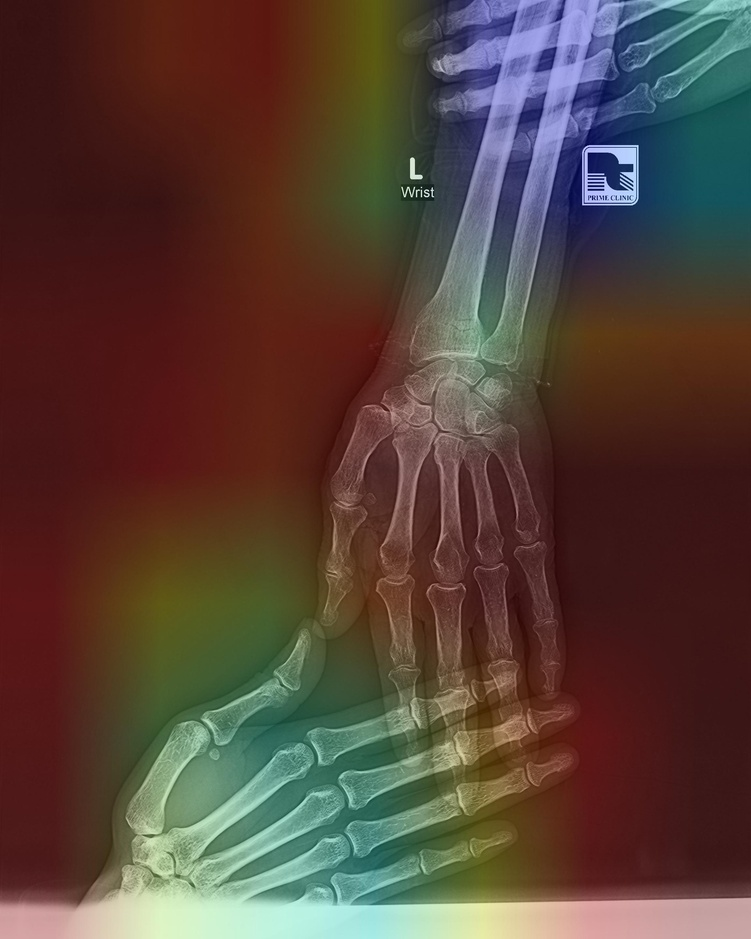
#> input picture server/test_heatmap.jpg, 751 x 939 px, shrunk from 2304 x 2880 before the run
$ python -i preprocessing.py   (imports and definitions only)
#> lines starting #> are read from the running program, lines starting #| are printed output that depends on the picture
import cv2
import numpy as np
from PIL import Image
import os

class PreprocessingPipeline:
    @staticmethod
    def process_image(image_path, output_path):
        """
        Applies medical-grade preprocessing to an image:
        1. Normalization
        2. Contrast Enhancement (CLAHE)
        3. Noise Reduction
        """
#> called with image_path = '../test_heatmap.jpg', output_path = 'out.png'
        # Load image
        img = cv2.imread(image_path, cv2.IMREAD_GRAYSCALE)
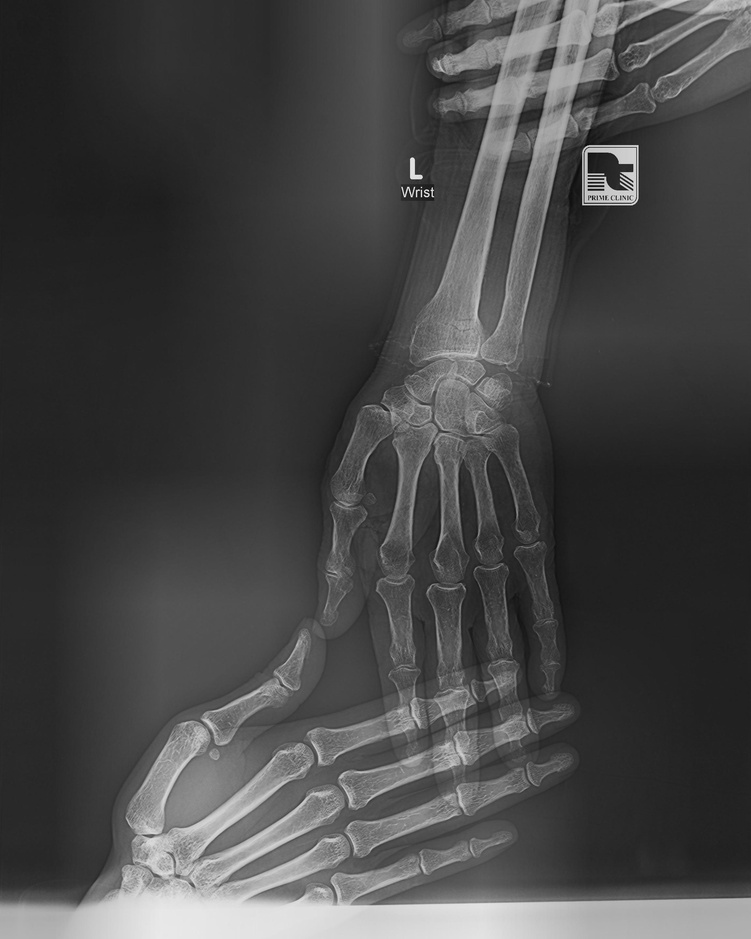
#> img: shape (939, 751); min 0, max 245, mean 70.9
        if img is None:
            raise ValueError("Image not found or invalid format")

        # 1. Normalization (Linear scaling)
        normalized_img = cv2.normalize(img, None, 0, 255, cv2.NORM_MINMAX)

        # 2. Contrast Enhancement (CLAHE)
        # Contrast Limited Adaptive Histogram Equalization is standard for medical imaging
        clahe = cv2.createCLAHE(clipLimit=2.0, tileGridSize=(8, 8))
        contrast_img = clahe.apply(normalized_img)
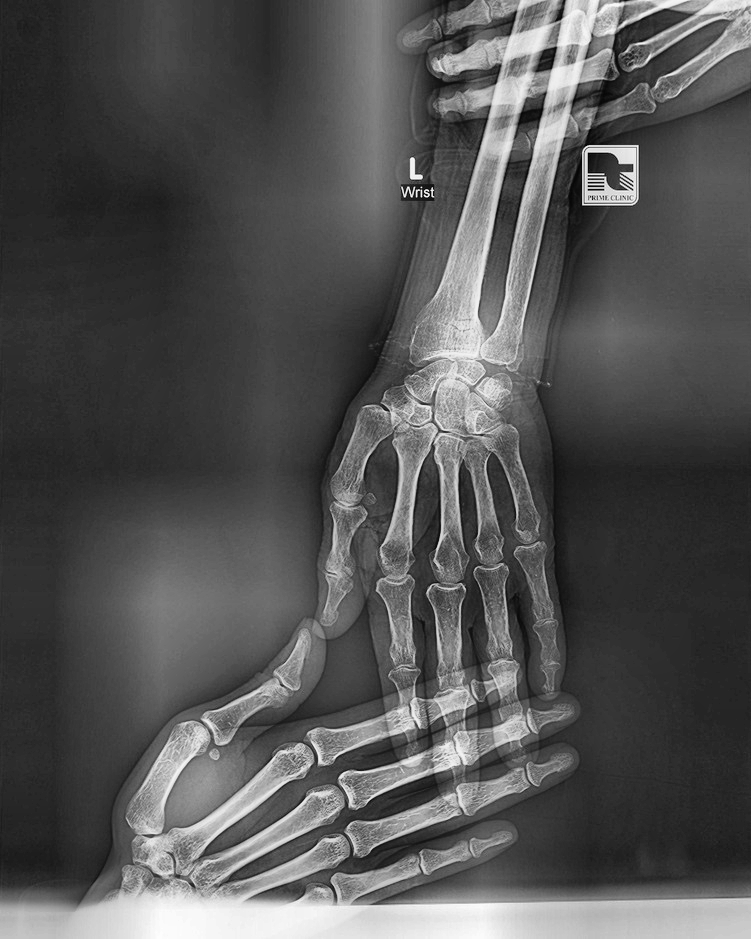
#> contrast_img: shape (939, 751); min 1, max 255, mean 83.9

        # 3. Noise Reduction (Gaussian Blur)
        denoised_img = cv2.GaussianBlur(contrast_img, (5, 5), 0)

        # Save processed image
        cv2.imwrite(output_path, denoised_img)
        return output_path

    @staticmethod
    def handle_dicom(dicom_path, output_path):
        """
        Placeholder for DICOM conversion. For Phase 1, we simulate this.
        In a full system, pydicom would be used to extract pixel data.
        """
        # Simulate conversion by reading it as a standard image if it exists
        # In reality, pydicom.dcmread() would be here.
        return PreprocessingPipeline.process_image(dicom_path, output_path)

>>> result = PreprocessingPipeline().process_image('../test_heatmap.jpg', 'out.png')
